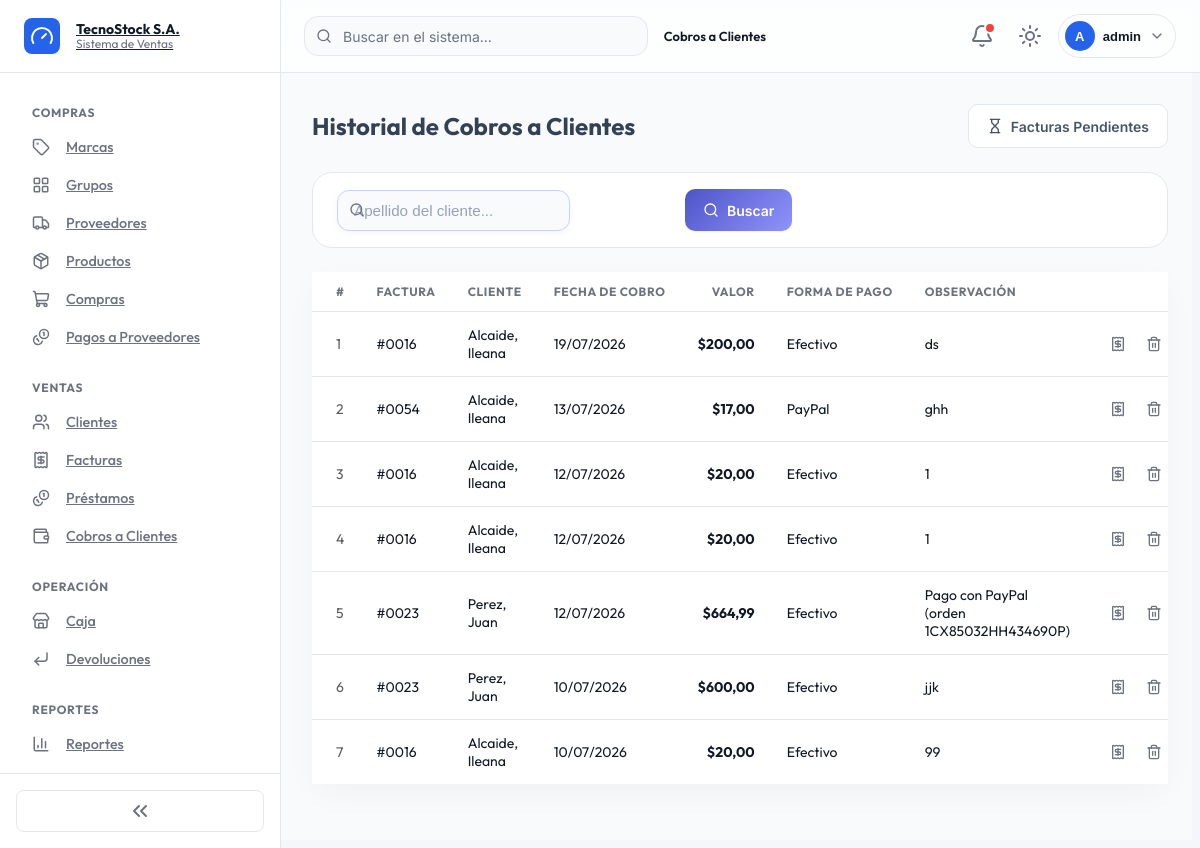
The page /cobros/historial/ (signed in) on the database its author committed.
### cobros/models.py (models this page shows, shortened)
class CobroFactura(models.Model):
    EFECTIVO = 'efectivo'
    TARJETA = 'tarjeta'
    PAYPAL = 'paypal'
    FORMA_PAGO_CHOICES = [
        (EFECTIVO, 'Efectivo'),
        (TARJETA, 'Tarjeta'),
        (PAYPAL, 'PayPal'),
    ]
    factura = models.ForeignKey(
        Invoice, on_delete=models.PROTECT, related_name='cobros', verbose_name='Factura'
    )
    fecha = models.DateField(verbose_name='Fecha de cobro')
    valor = models.DecimalField(max_digits=10, decimal_places=2, verbose_name='Valor')
    forma_pago = models.CharField(
        max_length=15, choices=FORMA_PAGO_CHOICES, default=EFECTIVO, verbose_name='Forma de pago'
    )
    monto_recibido = models.DecimalField(
        max_digits=10, decimal_places=2, null=True, blank=True, verbose_name='Monto recibido en efectivo'
    )
    tarjeta_titular = models.CharField(
        max_length=150, null=True, blank=True, verbose_name='Titular de la tarjeta'
    )
    tarjeta_cvv = models.CharField(
        max_length=4, null=True, blank=True, verbose_name='CVV/CVC'
    )
    tarjeta_expiracion = models.DateField(
        null=True, blank=True, verbose_name='Fecha de expiración de la tarjeta'
    )
    observacion = models.TextField(blank=True, verbose_name='Observación')
    class Meta:
        verbose_name = 'Cobro de Factura'
        verbose_name_plural = 'Cobros de Facturas'
        ordering = ['-fecha', '-id']
        permissions = [('access_cobrofactura_module', 'Acceso al módulo de cobros a clientes')]

### billing/models.py (models this page shows, shortened)
class Invoice(models.Model):
    CONTADO = 'contado'
    CREDITO = 'credito'
    TIPO_PAGO_CHOICES = [
        (CONTADO, 'Contado'),
        (CREDITO, 'Crédito'),
    ]
    PENDIENTE = 'pendiente'
    PAGADA = 'pagada'
    ESTADO_CHOICES = [
        (PENDIENTE, 'Pendiente'),
        (PAGADA, 'Pagada'),
    ]
    EFECTIVO = 'efectivo'
    TARJETA = 'tarjeta'
    PAYPAL = 'paypal'
    FORMA_PAGO_CHOICES = [
        (EFECTIVO, 'Efectivo'),
        (TARJETA, 'Tarjeta'),
        (PAYPAL, 'PayPal'),
    ]
    customer = models.ForeignKey(Customer, on_delete=models.PROTECT, related_name='invoices', verbose_name='Cliente')
    invoice_date = models.DateTimeField(auto_now_add=True, verbose_name='Fecha')
    subtotal = models.DecimalField(max_digits=12, decimal_places=2, default=0, verbose_name='Subtotal')
    tax = models.DecimalField(max_digits=12, decimal_places=2, default=0, verbose_name='IVA')
    total = models.DecimalField(max_digits=12, decimal_places=2, default=0, verbose_name='Total')
    tipo_pago = models.CharField(
        max_length=10, choices=TIPO_PAGO_CHOICES, default=CONTADO, verbose_name='Tipo de pago'
    )
    forma_pago = models.CharField(
        max_length=15, choices=FORMA_PAGO_CHOICES, blank=True, null=True, verbose_name='Forma de pago'
    )
    saldo = models.DecimalField(
        max_digits=12, decimal_places=2, default=0, verbose_name='Saldo pendiente'
    )
    estado = models.CharField(
        max_length=10, choices=ESTADO_CHOICES, default=PAGADA, verbose_name='Estado'
    )
    is_active = models.BooleanField(default=True, verbose_name='Activo')
    meses_credito = models.PositiveSmallIntegerField(
        null=True, blank=True, verbose_name='Meses para diferir'
    )
    interes = models.DecimalField(
        max_digits=12, decimal_places=2, default=0, verbose_name='Interés'
    )
    monto_recibido = models.DecimalField(
        max_digits=12, decimal_places=2, null=True, blank=True, verbose_name='Monto recibido en efectivo'
    )
    tarjeta_titular = models.CharField(
        max_length=150, null=True, blank=True, verbose_name='Titular de la tarjeta'
    )
    tarjeta_cvv = models.CharField(
        max_length=4, null=True, blank=True, verbose_name='CVV/CVC'
    )
    tarjeta_expiracion = models.DateField(
        null=True, blank=True, verbose_name='Fecha de expiración de la tarjeta'
    )
    class Meta:
        verbose_name = 'Factura'
        verbose_name_plural = 'Facturas'
        ordering = ['-invoice_date']
        permissions = [
            ('access_invoice_module', 'Acceso al módulo de facturas'),
            ('export_pdf_invoice', 'Puede exportar facturas a PDF'),
            ('export_excel_invoice', 'Puede exportar facturas a Excel'),
            ('send_whatsapp_invoice', 'Puede enviar recordatorio de pago por WhatsApp'),
        ]
    MESES_CREDITO_MAX = 36
    INTERES_TIERS = [
        (3, Decimal('0.05')),
        (6, Decimal('0.10')),
        (12, Decimal('0.15')),
        (24, Decimal('0.20')),
        (36, Decimal('0.25')),
    ]

class Customer(models.Model):
    CONSUMIDOR_FINAL_DNI = '1700000001'
    CEDULA = 'cedula'
    RUC = 'ruc'
    PASAPORTE = 'pasaporte'
    TIPO_IDENTIFICACION_CHOICES = [
        (CEDULA, 'Cédula'),
        (RUC, 'RUC'),
        (PASAPORTE, 'Pasaporte'),
    ]
    tipo_identificacion = models.CharField(
        max_length=10, choices=TIPO_IDENTIFICACION_CHOICES, default=CEDULA, verbose_name='Tipo de identificación',
    )
    dni = models.CharField(max_length=20, unique=True, verbose_name='Cédula / RUC / Pasaporte')
    first_name = models.CharField(max_length=100, verbose_name='Nombres')
    last_name = models.CharField(max_length=100, verbose_name='Apellidos')
    email = models.EmailField(blank=True, null=True, verbose_name='Correo electrónico')
    phone = models.CharField(max_length=20, blank=True, null=True, verbose_name='Teléfono')
    address = models.TextField(blank=True, null=True, verbose_name='Dirección')
    is_active = models.BooleanField(default=True, verbose_name='Activo')
    created_at = models.DateTimeField(auto_now_add=True)
    updated_at = models.DateTimeField(auto_now=True)
    class Meta:
        verbose_name = 'Cliente'
        verbose_name_plural = 'Clientes'
        ordering = ['last_name', 'first_name']
        permissions = [
            ('access_customer_module', 'Acceso al módulo de clientes'),
            ('export_pdf_customer', 'Puede exportar clientes a PDF'),
            ('export_excel_customer', 'Puede exportar clientes a Excel'),
        ]
    def __str__(self): return f'{self.last_name}, {self.first_name}'

### cobros/views.py (the view)
# urls.py: path('historial/', views.cobro_list, name='cobro_list'),
@permission_required_redirect('cobros.access_cobrofactura_module', '/')
def cobro_list(request):
    query = request.GET.get('q', '')
    factura_id = request.GET.get('factura', '')
    cobros = CobroFactura.objects.select_related('factura', 'factura__customer').all()
    if query:
        cobros = cobros.filter(factura__customer__last_name__icontains=query)
    factura_filtro = None
    if factura_id:
        cobros = cobros.filter(factura_id=factura_id)
        factura_filtro = get_object_or_404(Invoice, pk=factura_id)
    paginator = Paginator(cobros, 10)
    page_obj = paginator.get_page(request.GET.get('page'))
    context = {
        'items': page_obj,
        'page_obj': page_obj,
        'page_range': get_page_range(page_obj),
        'extra_qs': build_extra_qs(request),
        'query': query,
        'factura_filtro': factura_filtro,
    }
    return render(request, 'cobros/cobro_list.html', context)

### cobros/templates/cobros/cobro_list.html (shortened to what this page needs)
{% extends 'billing/base.html' %}
{% block breadcrumbs %}<span class="current">Cobros a Clientes</span>{% endblock %}
{% block content %}
<div class="list-header">
  <h2>
    Historial de Cobros a Clientes
  </h2>
  <a href="{% url 'cobros:invoice_pending_list' %}" class="btn btn-secondary"><i data-lucide="hourglass"></i>Facturas Pendientes</a>
</div>
<div class="list-toolbar">
  <form method="get" class="d-flex align-items-center gap-2 w-full">
    <div class="search-field">
      <input type="text" name="q" value="{{ query }}" class="form-control" placeholder="Apellido del cliente...">
    </div>
    <button type="submit" class="btn btn-primary"><i data-lucide="search"></i>Buscar</button>
  </form>
</div>
<div class="card">
  <div class="table-modern-wrap">
    <table class="table-modern">
      <thead>
        <tr><th>#</th><th>Factura</th><th>Cliente</th><th>Fecha de Cobro</th><th class="text-end">Valor</th><th>Forma de Pago</th><th>Observación</th><th></th></tr>
      </thead>
      <tbody>
        {% for item in items %}
        <tr>
          <td class="text-muted">{{ page_obj.start_index|add:forloop.counter0 }}</td>
          <td>#{{ item.factura_id|stringformat:"04d" }}</td>
          <td>{{ item.factura.customer }}</td>
          <td>{{ item.fecha|date:"d/m/Y" }}</td>
          <td class="text-end fw-bold">${{ item.valor }}</td>
          <td>{{ item.get_forma_pago_display }}</td>
          <td>{{ item.observacion|default:"-" }}</td>
          <td>
            <div class="row-actions">
              {% if perms.cobros.view_cobrofactura %}
                <a href="{% url 'cobros:cobro_pdf' item.pk %}" class="row-action-btn" title="Ver comprobante" target="_blank"><i data-lucide="receipt"></i></a>
              {% endif %}
              {% if perms.cobros.delete_cobrofactura %}
                <button type="button" class="row-action-btn danger" title="Eliminar" data-bs-toggle="modal" data-bs-target="#deleteModal"
                        data-delete-url="{% url 'cobros:cobro_delete' item.pk %}" data-delete-label="este cobro">
                  <i data-lucide="trash-2"></i>
                </button>
              {% endif %}
            </div>
          </td>
        </tr>
        {% empty %}
        <tr class="empty-row"><td colspan="8">No hay cobros registrados</td></tr>
        {% endfor %}
      </tbody>
    </table>
  </div>
</div>
{% endblock %}

### billing/templates/billing/base.html (shortened to what this page needs)
{% load static %}
{% load security_tags %}
<!DOCTYPE html>
<html lang="es">
<head>
  <link href="https://cdn.jsdelivr.net/npm/bootstrap@5.3.0/dist/css/bootstrap-grid.min.css" rel="stylesheet">
  <link href="https://cdn.jsdelivr.net/npm/bootstrap@5.3.0/dist/css/bootstrap-utilities.min.css" rel="stylesheet">
  <link rel="stylesheet" href="{% static 'css/tokens.css' %}">
  <link rel="stylesheet" href="{% static 'css/dark-mode.css' %}">
  <link rel="stylesheet" href="{% static 'css/base.css' %}">
  <link rel="stylesheet" href="{% static 'css/layout.css' %}">
  <link rel="stylesheet" href="{% static 'css/sidebar.css' %}">
  <link rel="stylesheet" href="{% static 'css/header.css' %}">
  <link rel="stylesheet" href="{% static 'css/cards.css' %}">
  <link rel="stylesheet" href="{% static 'css/buttons.css' %}">
  <link rel="stylesheet" href="{% static 'css/badges.css' %}">
  <link rel="stylesheet" href="{% static 'css/forms.css' %}">
  <link rel="stylesheet" href="{% static 'css/tables.css' %}">
  <link rel="stylesheet" href="{% static 'css/modals.css' %}">
  <link rel="stylesheet" href="{% static 'css/dropdowns.css' %}">
  <link rel="stylesheet" href="{% static 'css/alerts.css' %}">
  <link rel="stylesheet" href="{% static 'css/dashboard.css' %}">
  <link rel="stylesheet" href="{% static 'css/animations.css' %}">
  <link rel="stylesheet" href="{% static 'css/utilities.css' %}">
  <link rel="stylesheet" href="{% static 'css/responsive.css' %}">
</head>
<body>
<div class="app-shell">
  <aside class="sidebar" id="sidebar">
    <a class="sidebar-brand" href="{% url 'home' %}">
      <span class="sidebar-brand-icon"><i data-lucide="gauge"></i></span>
      <span class="sidebar-brand-text">
        <strong>TecnoStock S.A.</strong>
        <span>Sistema de Ventas</span>
      </span>
    </a>
    <nav class="sidebar-nav">
      {% if user.is_authenticated %}
        {% if user|has_group:'Analista de Compras' or user|has_group:'Administrador' %}
        <div class="nav-group">
          <div class="nav-group-title">Compras</div>
          <div class="nav-group-items">
            <a class="nav-item-link{% if request.resolver_match.url_name == 'brand_list' %} active{% endif %}" href="{% url 'billing:brand_list' %}" data-label="Marcas"><i data-lucide="tag"></i><span class="nav-item-label">Marcas</span></a>
            <a class="nav-item-link" href="{% url 'billing:productgroup_list' %}" data-label="Grupos"><i data-lucide="layout-grid"></i><span class="nav-item-label">Grupos</span></a>
            <a class="nav-item-link" href="{% url 'billing:supplier_list' %}" data-label="Proveedores"><i data-lucide="truck"></i><span class="nav-item-label">Proveedores</span></a>
            <a class="nav-item-link" href="{% url 'billing:product_list' %}" data-label="Productos"><i data-lucide="package"></i><span class="nav-item-label">Productos</span></a>
            <a class="nav-item-link" href="{% url 'purchasing:purchase_list' %}" data-label="Compras"><i data-lucide="shopping-cart"></i><span class="nav-item-label">Compras</span></a>
            <a class="nav-item-link" href="{% url 'pagos:purchase_pending_list' %}" data-label="Pagos a Proveedores"><i data-lucide="coins"></i><span class="nav-item-label">Pagos a Proveedores</span></a>
          </div>
        </div>
        {% endif %}
        {% if user|has_group:'Vendedor' or user|has_group:'Administrador' %}
        <div class="nav-group">
          <div class="nav-group-title">Ventas</div>
          <div class="nav-group-items">
            <a class="nav-item-link" href="{% url 'billing:customer_list' %}" data-label="Clientes"><i data-lucide="users"></i><span class="nav-item-label">Clientes</span></a>
            <a class="nav-item-link" href="{% url 'billing:invoice_list' %}" data-label="Facturas"><i data-lucide="receipt"></i><span class="nav-item-label">Facturas</span></a>
            <a class="nav-item-link" href="{% url 'RRHumanos:prestamo_list' %}" data-label="Préstamos"><i data-lucide="coins"></i><span class="nav-item-label">Préstamos</span></a>
            <a class="nav-item-link" href="{% url 'cobros:invoice_pending_list' %}" data-label="Cobros a Clientes"><i data-lucide="wallet"></i><span class="nav-item-label">Cobros a Clientes</span></a>
          </div>
        </div>
        {% endif %}
        {% if user|has_group:'Vendedor' or user|has_group:'Cajero' or user|has_group:'Administrador' %}
        <div class="nav-group">
          <div class="nav-group-title">Operación</div>
          <div class="nav-group-items">
            <a class="nav-item-link" href="{% url 'caja:caja_historial' %}" data-label="Caja"><i data-lucide="store"></i><span class="nav-item-label">Caja</span></a>
            <a class="nav-item-link{% if request.resolver_match.url_name == 'devolucion_list' %} active{% endif %}" href="{% url 'devoluciones:devolucion_list' %}" data-label="Devoluciones"><i data-lucide="corner-down-left"></i><span class="nav-item-label">Devoluciones</span></a>
          </div>
        </div>
        {% endif %}
        {% if user|has_group:'Administrador' or user|has_group:'Contador' %}
        <div class="nav-group">
          <div class="nav-group-title">Reportes</div>
          <div class="nav-group-items">
            <a class="nav-item-link" href="{% url 'reportes:reporte_index' %}" data-label="Reportes"><i data-lucide="bar-chart-3"></i><span class="nav-item-label">Reportes</span></a>
          </div>
        </div>
        {% endif %}
        {% if user|has_group:'Administrador' %}
        <div class="nav-group">
          <div class="nav-group-title">Administración</div>
        </div>
        {% endif %}
      {% endif %}
    </nav>
    <div class="sidebar-footer">
      <button type="button" class="sidebar-collapse-toggle" id="sidebarCollapseToggle" title="Colapsar/expandir menú">
        <i data-lucide="chevrons-left"></i>
      </button>
    </div>
  </aside>
  <div class="main-column">
    <header class="header">
      <div class="header-search">
        <input type="search" placeholder="Buscar en el sistema..." aria-label="Buscar">
      </div>
      <nav class="breadcrumbs">{% block breadcrumbs %}{% endblock %}</nav>
      <div class="header-actions">
        {% if user.is_authenticated %}
          {% include 'partials/notificaciones_dropdown.html' %}
          <button type="button" class="header-icon-btn" id="themeToggle" title="Cambiar tema" aria-label="Cambiar tema claro/oscuro">
            <i data-lucide="sun" class="icon-theme-light"></i>
          </button>
          <div class="dropdown">
            <button class="user-menu-trigger" type="button" data-bs-toggle="dropdown" aria-expanded="false">
              <span class="user-avatar">{{ user.username|slice:":1"|upper }}</span>
              <span class="user-name">{{ user.username }}</span>
              <i data-lucide="chevron-down" class="icon-sm icon-muted"></i>
            </button>
          </div>
        {% endif %}
      </div>
    </header>
    <main class="main-content">
      {% block content %}{% endblock %}
    </main>
  </div>
</div>
</body>
</html>

### rows shown on the page
CobroFactura: start_index|add "1", factura_id "0016", factura.customer "Alcaide, Ileana", fecha "19/07/2026", valor "200,00", forma_pago "Efectivo", observacion "ds"
CobroFactura: start_index|add "2", factura_id "0054", factura.customer "Alcaide, Ileana", fecha "13/07/2026", valor "17,00", forma_pago "PayPal", observacion "ghh"
CobroFactura: start_index|add "3", factura_id "0016", factura.customer "Alcaide, Ileana", fecha "12/07/2026", valor "20,00", forma_pago "Efectivo", observacion "1"
CobroFactura: start_index|add "4", factura_id "0016", factura.customer "Alcaide, Ileana", fecha "12/07/2026", valor "20,00", forma_pago "Efectivo", observacion "1"
CobroFactura: start_index|add "5", factura_id "0023", factura.customer "Perez, Juan", fecha "12/07/2026", valor "664,99", forma_pago "Efectivo", observacion "Pago con PayPal (orden 1CX85032HH434690P)"
CobroFactura: start_index|add "6", factura_id "0023", factura.customer "Perez, Juan", fecha "10/07/2026", valor "600,00", forma_pago "Efectivo", observacion "jjk"
CobroFactura: start_index|add "7", factura_id "0016", factura.customer "Alcaide, Ileana", fecha "10/07/2026", valor "20,00", forma_pago "Efectivo", observacion "99"

### other values the page prints
{{ user.username|slice:":1"|upper }} "A"
{{ user.username }} "admin"
